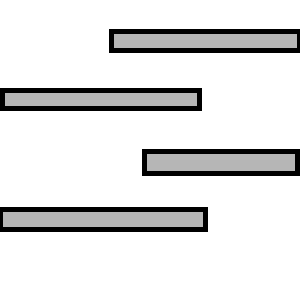
%> input picture Pictures/map_3_d.png, 300 x 300 px
$ octave PRM.m   (GNU Octave 9; MATLAB toolbox functions it lacks are replaced by stand-ins)
%> lines starting %> are read from the running program, lines starting %| are printed output that depends on the picture; in (x1, y1, x2, y2) boxes, pixels count from 0 and x2, y2 are one past the last pixel; in counts of white or black regions, pixels touching at a corner belong together; the program's own positions count from 1
clear; close all;


% Main function to run PRM path planning

% Load and prepare the map
img1 = imread("Pictures/map_3_d.png");
%> img1 is the input picture: size 300x300x3 uint8; min 0, max 255, mean 223.4

% map1
% start= [8,116];
% goal = [274,115];

% % map2
% start= [9,79];
% goal = [262,281];

%
% % map3
start= [6,6];
goal = [5,298];
%
% % map4
% start= [11,74];
% goal = [191,181];
%
% % map,png
% start= [65,245];
% goal = [214,148];


img = imbinarize(im2gray(img1), 0.8);
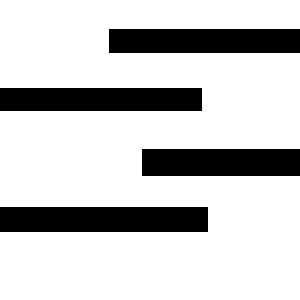
%> img: size 300x300 logical; 79.2% white; 4 black regions, box (x1, y1, x2, y2) and area: (0, 207, 208, 232) 5200, (0, 88, 202, 111) 4646, (109, 29, 300, 53) 4584, (142, 149, 300, 176) 4266
se = strel('disk', 1);
img = ~imdilate(~img, se);
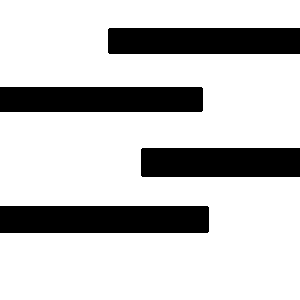
%> img: size 300x300 logical; 77.4% white; 4 black regions, box (x1, y1, x2, y2) and area: (0, 206, 209, 233) 5641, (0, 87, 203, 112) 5073, (108, 28, 300, 54) 4990, (141, 148, 300, 177) 4609
map_size = size(img);
%> map_size = [300 300]

% Get parameters and map
params = initialize_parameters();

figure;
set(gcf, 'Position', [100, 100, 800, 600]);
imshow(img, 'InitialMagnification', 'fit');
hold on
title('PRM Path Planning');

% Generate PRM
nodes = generate_prm_nodes(img, map_size, params.n_nodes, start, goal);

% Build roadmap
adjacency_matrix = build_roadmap(nodes, img, map_size, params.k_nearest);

start_node = size(nodes, 1) - 1;
goal_node = size(nodes, 1);
% Find path (Dijkstra)
path = find_path(nodes, adjacency_matrix, start_node, goal_node);

for i = 1:(length(path)-1)
        plot([nodes(path(i),1), nodes(path(i+1),1)], ...
            [nodes(path(i),2), nodes(path(i+1),2)], ...
            'Color', 'r', 'LineWidth', 2);
end


function params = initialize_parameters()
    % Initialize algorithm parameters
    params.flag_show_runtime = 1;
    params.n_nodes = 1000;
    params.k_nearest = 20;
end


function nodes = generate_prm_nodes(img, map_size, n_nodes, start, goal)
%> called with map_size = [300 300], n_nodes = 1000, start = [6 6], goal = [5 298]
    % Generate random nodes for PRM
    nodes = zeros(n_nodes, 2);
    valid_nodes = 0;

    while valid_nodes < n_nodes
        x = randi(map_size(2));
        y = randi(map_size(1));

        if img(y, x) == 1
            valid_nodes = valid_nodes + 1;
            nodes(valid_nodes, :) = [x, y];
            plot(x, y, 'g.', 'MarkerSize', 5);
        end
    end
%> after the loop, nodes = 1000 rows, first 12: [254 127; 154 236; 143 273; 85 186; 273 244; 94 270; 142 131; 274 144; 79 165; 216 248; 1 261; 98 58]; valid_nodes = 1000

    % Add start and goal to nodes
    nodes = [nodes; start(1:2); goal(1:2)];
%> nodes = 1002 rows, first 12: [254 127; 154 236; 143 273; 85 186; 273 244; 94 270; 142 131; 274 144; 79 165; 216 248; 1 261; 98 58]
    plot(start(1), start(2), 'ro', 'MarkerSize', 10,'MarkerFaceColor', 'r');
    plot(goal(1), goal(2), 'go', 'MarkerSize', 10, 'MarkerFaceColor', 'g');
end

function adjacency_matrix = build_roadmap(nodes, img, map_size, k_nearest)
%> called with map_size = [300 300], k_nearest = 20
    % Build the roadmap by connecting nodes
    n_total = size(nodes, 1);
%> n_total = 1002
    adjacency_matrix = zeros(n_total);
%> adjacency_matrix: size 1002x1002 double; every value is 0

    for i = 1:n_total
        distances = sqrt(sum((nodes - nodes(i,:)).^2, 2));
        [~, nearest_idx] = sort(distances);

        for j = 2:(k_nearest+1)
            if j > length(nearest_idx)
                break;
            end
            neighbor_idx = nearest_idx(j);

            if is_path_free(nodes(i,:), nodes(neighbor_idx,:), img, map_size)
                adjacency_matrix(i, neighbor_idx) = 1;
                adjacency_matrix(neighbor_idx, i) = 1;

                node1=nodes(i,:);
                node2=nodes(neighbor_idx,:);
                %Plot
                line([node1(1), node2(1)], [node1(2), node2(2)], 'Color', [0.7 0.7 0.7]);
                % drawnow limitrate;
            end
        end
    end
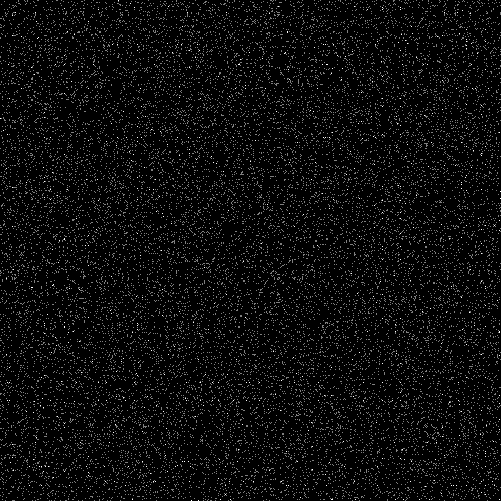
%> adjacency_matrix: size 1002x1002 double (shown at 1/2 size); values 0 (black) and 1 (white), 2.3% white in thin lines or dots
%> after the loop, node1 = [5 298]; node2 = [46 295]
%> `start_node = size(nodes, 1) - 1;`: start_node = 1001
%> `goal_node = size(nodes, 1);`: goal_node = 1002
end

function free = is_path_free(node1, node2, img, map_size)


    path_x = linspace(node1(1), node2(1), 20);
    path_y = linspace(node1(2), node2(2), 20);

    path_x_checked = min(max(round(path_x), 1), map_size(2));
    path_y_checked = min(max(round(path_y), 1), map_size(1));

    free = true;
    for k = 1:length(path_x)
        if img(path_y_checked(k), path_x_checked(k)) == 0
            free = false;
            break;
        end
    end
end


% Dijkstra
function path = find_path(nodes, adjacency_matrix, start_idx, goal_idx)
%> called with start_idx = 1001, goal_idx = 1002
    % Find path using Dijkstra's algorithm
    n_total = size(nodes, 1);
    distances = inf(n_total, 1);
    distances(start_idx) = 0;
    parent = zeros(n_total, 1);
    visited = false(n_total, 1);
%> visited = 1002 logical values, 0 true

    while ~all(visited)
        % New candidate
        unvisited_distances = distances;
        unvisited_distances(visited) = inf;
        [~, current] = min(unvisited_distances);

        if current == goal_idx
            break;
        end

        neighbors = find(adjacency_matrix(current, :));
        for neighbor = neighbors
            if ~visited(neighbor)
                distance = distances(current) + ...
                    norm(nodes(current,:) - nodes(neighbor,:));
                if distance < distances(neighbor)
                    % Update Info
                    distances(neighbor) = distance;
                    parent(neighbor) = current;
                end
            end
        end

        visited(current) = true;
    end
%> this loop made 1002 passes
%> current on passes 1 to 3: 1001, 103, 100
%> after the loop, distance = 725.7; distances = 1002 values, max 689.2 at index 1002, min 0 at index 1001, mean 364; parent = 1002 values, max 1001 at index 30, min 0 at index 1001, mean 497.5; visited = 1002 logical values, 1001 true

    % Reconstruct path
    path = reconstruct_path(parent, start_idx, goal_idx);
end

function path = reconstruct_path(parents, start_idx, goal_idx)
%> called with start_idx = 1001, goal_idx = 1002
    % Reconstruct path from parents array
    path = goal_idx;
%> path = 1002
    current = goal_idx;
%> current = 1002
    while current ~= start_idx
        current = parents(current);
        path = [current, path];
    end
%> this loop made 36 passes
%> current on passes 15 to 26: 540, 227, 88, 434, 702, 365, 696, 675, 855, 62, 57, 24
%> (current, path) on passes 1 to 6: (775, [775 1002]), (300, [300 775 1002]), (488, [488 300 775 1002]), (194, [194 488 300 775 1002]), (919, [919 194 488 300 775 1002]), (55, [55 919 194 488 300 775 1002])
%> after the loop, path = 37 values, max 1002 at index 37, min 20 at index 25, mean 527.1
%> the loop `for i = 1:(length(path)-1)` made 36 passes
%> after the loop `for i = 1:(length(path)-1)`:
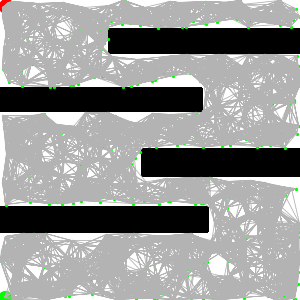
%> figure redrawn from the program's plot data; its title reads 'PRM Path Planning'
end
